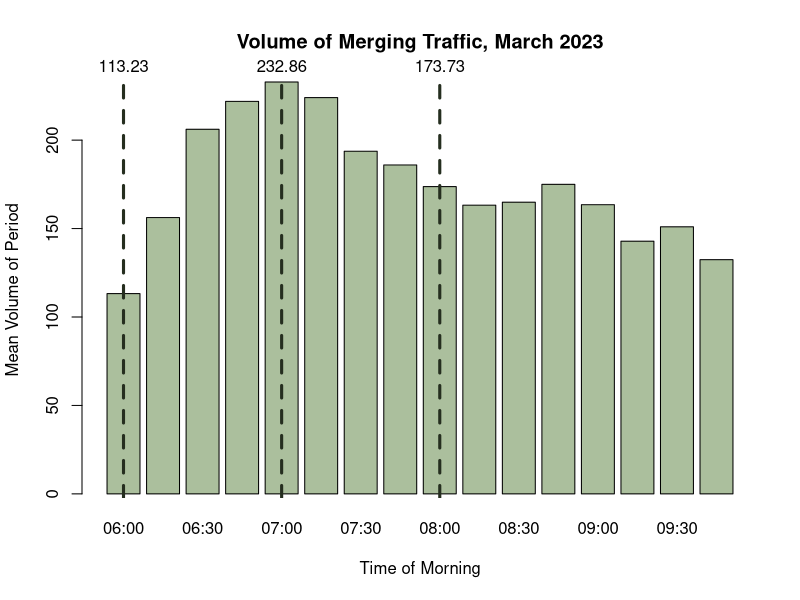
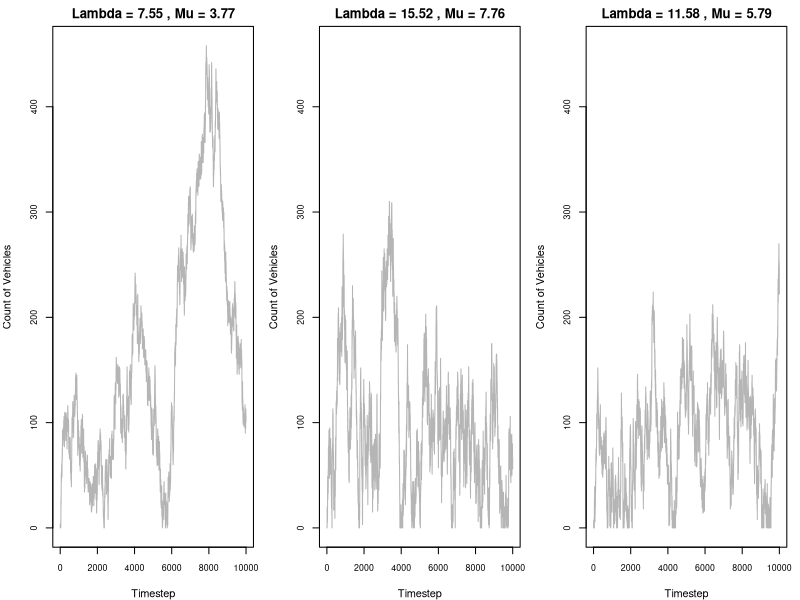
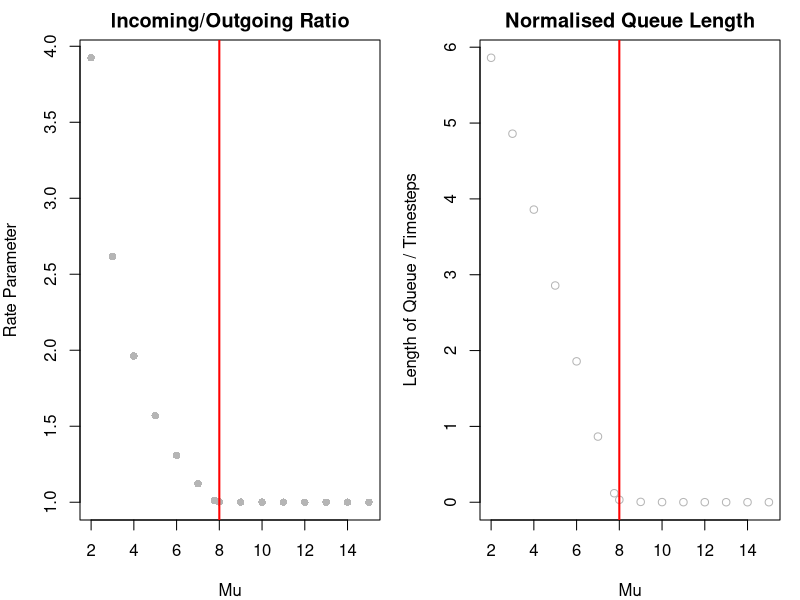
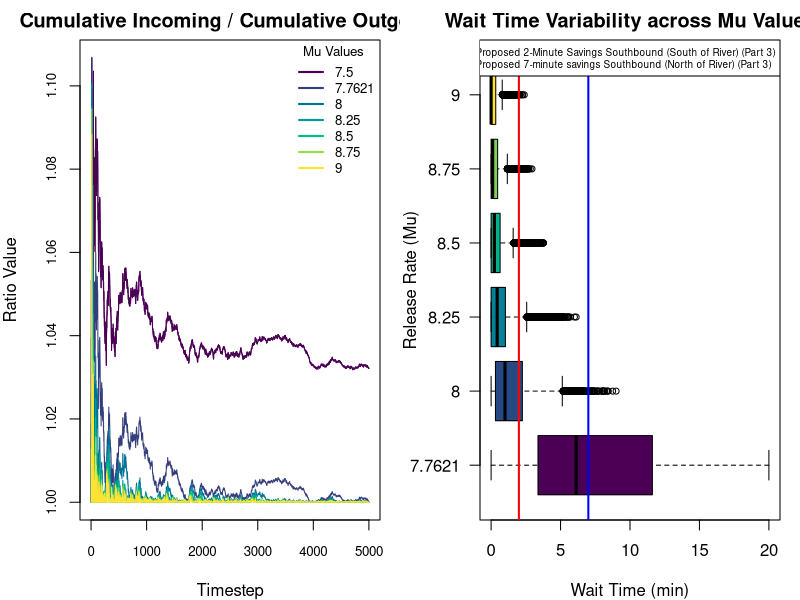
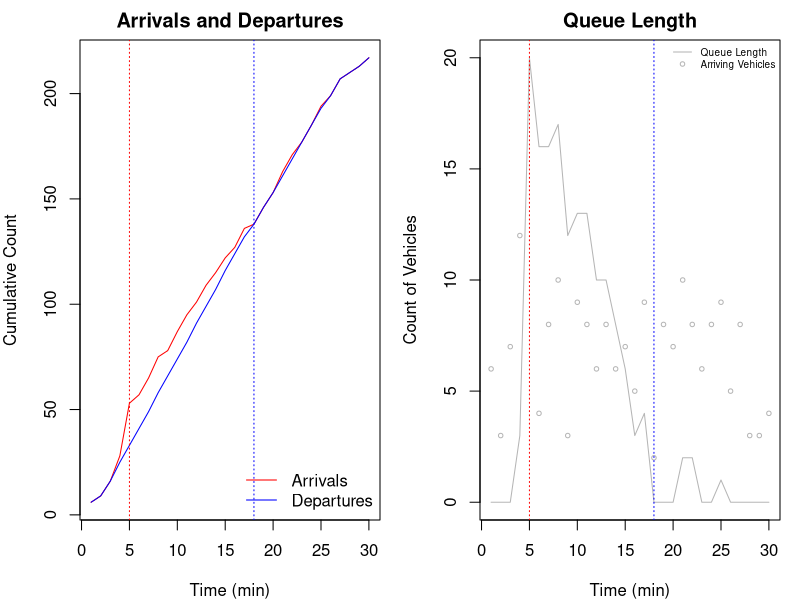
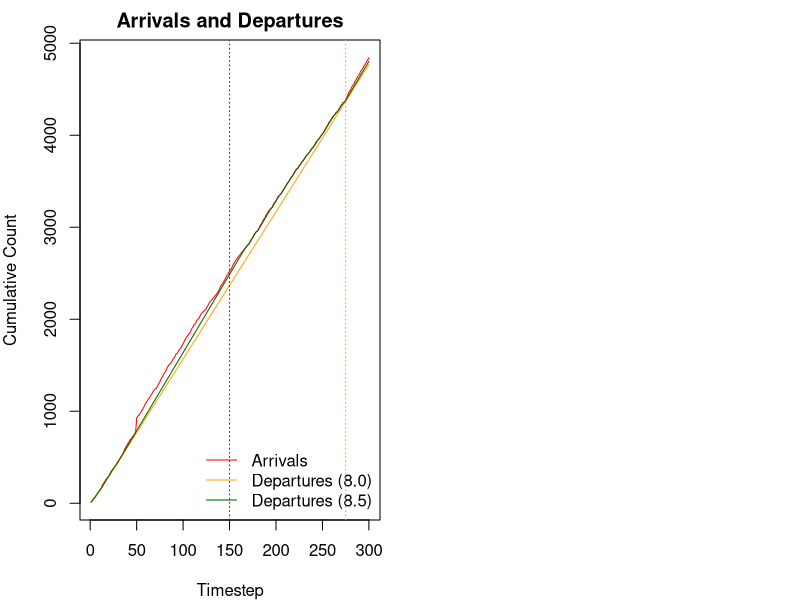
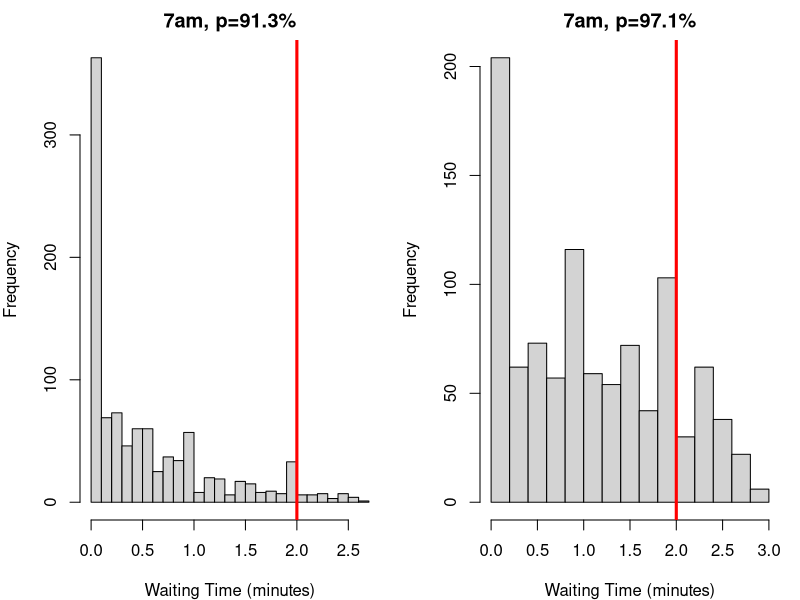

Write R code to recreate these figures, in order.
## ---- chunk 1
#| include: false

# Keep these commented as the full files were too large to upload to Github
# Importing datasets
# raw23 <- read.csv("2023-03.csv")
# raw25 <- read.csv("2025-03.csv")

# Filtering for on-ramp segment
# ramp25 <- raw25[raw25$MLinkID == 5725, ]
# ramp23 <- raw23[raw23$MLinkID == 5725, ]

# Filtering for the freeway segment directly following the on-ramp
# fwy25 <- raw25[raw25$MLinkID == 183, ]
# fwy23 <- raw23[raw23$MLinkID == 183, ]

# Simplified import commands
ramp25 <- read.csv("ramp25.csv")
ramp23 <- read.csv("ramp23.csv")

fwy25 <- read.csv("fwy25.csv")
fwy23 <- read.csv("fwy23.csv")

lch25 <- read.csv("lch25.csv")
lch23 <- read.csv("lch23.csv")

# if you want everything to use the new leach highway variables, reassign them to ramp25/ramp23 because every function uses thse ones
## ---- chunk 2
#| include: false

library(lubridate)

# Converting datetime strings to date objects
ramp23$Date.Time.AWST <- ymd_hm(ramp23$Date.Time.AWST)

# Adding day of the week column (1=sunday, 7=saturday)
ramp23$Weekday <- wday(ramp23$Date.Time.AWST)

# Adding hour of the day column
ramp23$Hour <- hour(ramp23$Date.Time.AWST)

# Adding 15-min segment identifier of column
ramp23$Period <- format(ramp23$Date.Time.AWST, "%H:%M")

# Removing weekends
ramp23.wk <- ramp23[ramp23$Weekday %in% c(2, 3, 4, 5, 6), ]

# Filtering for only the morning peak (6am-10am)
ramp23.pk.wk <- ramp23.wk[6 <= ramp23.wk$Hour & ramp23.wk$Hour < 10, ]

# Removing public holidays (March 6 is the onyl date - Labour Day)
ramp23.pk.wk <- ramp23.pk.wk[date(ramp23.pk.wk$Date.Time.AWST) != "2023-03-06", ]
## ---- chunk 3
head(ramp23[, c(-6, -7, -8, -9, -10)])
## ---- chunk 4
#| include: false

smeans <- aggregate(Volume ~ Period, 
                           data = ramp23.pk.wk, 
                           FUN = mean)

# getting max volume
smax <- max(smeans$Volume)
maxindex <- which(smeans$Volume == smax)

# getting mean volume
smean <- mean(smeans$Volume)

# getting min volume
smin <- min(smeans$Volume)
minindex <- which(smeans$Volume == smin)
## ---- chunk 5
#| echo: false

bp <- barplot(smeans$Volume, names.arg = smeans$Period, col="#abbf9d", xlab = "Time of Morning", ylab = "Mean Volume of Period", main="Volume of Merging Traffic, March 2023")

abline(v = bp[1], col = "#252e1f", lwd = 3, lty = 2)
text(x = bp[1], y = smax, labels = round(smeans$Volume[1], 2), pos = 3, xpd = TRUE)

abline(v = bp[5], col = "#252e1f", lwd = 3, lty = 2)
text(x = bp[5], y = smax, labels = round(smeans$Volume[5], 2), pos = 3, xpd = TRUE)

abline(v = bp[9], col = "#252e1f", lwd = 3, lty = 2)
text(x = bp[9], y = smax, labels = round(smeans$Volume[9], 2), pos = 3, xpd = TRUE)
## ---- chunk 6
#| echo: false
smu6  <- mean(ramp23.pk.wk[ramp23.pk.wk$Period == "06:00", 4])
svar6 <- var(ramp23.pk.wk[ramp23.pk.wk$Period == "06:00", 4])

data.frame (
  Mean = smu6,
  Variance = svar6,
  row.names = c("6am (min)")
)
## ---- chunk 7
#| include: false
ssize6 <- (smu6^2) / (svar6 - smu6)
## ---- chunk 8
sim1 <- rnbinom(10000, size = ssize6, mu = smu6)
sim2 <- rpois(10000, lambda = smu6)
data.frame (
  Mean = c(smu6, mean(sim1), mean(sim2)),
  Variance = c(svar6, var(sim1), mean(sim2)),
  row.names = c("Dataset", "NBinom Sim", "Poisson Sim  ")
)
## ---- chunk 9
#| echo: false
data.frame(
  Mean = smu6 / 15,
  Variance = svar6 / 15^2,
  Size = ((smu6/15)^2) / ((svar6/(15^2)) - smu6/15),
  row.names = c("Vehicles/min")
  )
## ---- chunk 10
#| echo: false

data.frame(
  Mean = c(smu6, smu6/15, smu6/15),
  Size = c(ssize6, ((smu6/15)^2) / ((svar6/(15^2)) - smu6/15), ssize6/15),
  row.names = c("Vehicles/15min", "Vehicles/min (Method 1)", "Vehicles/min (Method 2)")
)
## ---- chunk 11
#| include: false

# 6am models
# leave as the same

# 7am models
smu7  <- mean(ramp23.pk.wk[ramp23.pk.wk$Period == "07:00", 4])
svar7 <- var(ramp23.pk.wk[ramp23.pk.wk$Period == "07:00", 4])
ssize7 <- ((smu7^2) / (svar7 - smu7))

# 8am models
smu8  <- mean(ramp23.pk.wk[ramp23.pk.wk$Period == "08:00", 4])
svar8 <- var(ramp23.pk.wk[ramp23.pk.wk$Period == "08:00", 4])
ssize8 <- ((smu8^2) / (svar8 - smu8))

# update to vehicles / 15 minute
# we no longer use variance! DO NOT TOUCHHHH VARIANCE
smu6 <- smu6 / 15
ssize6 <- ssize6 / 15

smu7 <- smu7 / 15
ssize7 <- ssize7 / 15

smu8 <- smu8 / 15
ssize8 <- ssize8 / 15
## ---- chunk 12
#| echo: false

data.frame(
  Mean = c(smu6, smu7, smu8),
  Size = c(ssize6, ssize7, ssize8),
  row.names = c("6am (min)", "7am (max)", "8am (mean)")
)
## ---- chunk 13
onRampSimulation <- function(steps, alambda, asize, rmu, c) {
  set.seed(1234)
  
  queue <- c() # storage for vehicles currently in queue
  incoming <- numeric(steps) # track count of vehicles arrived
  outgoing <- numeric(steps) # track count of vehicles released
  
  wlength <- numeric(steps) # track length of queue in each timestep
  wtimesavg <- numeric(steps) # track AVERAGE waiting times of vehicles released in a timestep
  wtimesall <- c() # track INDIVIDUAL waiting times of vehicles released in a timestep
  
  # need to incorporate a carry because vehicles are individisble.
  # if the release rate is fractional,
  # we can 'pass' off the next vehicle to the following timestep
  carry <- 0

  for (i in 1:steps) {
    # calculate arrivals
    arate <- rnbinom(1, size=asize, mu=alambda)
    
    queue <- c(queue, rep(i, arate))
    incoming[i] <- arate
    
    # calculate departures
    fracrrate <- rmu * c + carry
    rrate <- floor(fracrrate)
    carry <- fracrrate - rrate
    
    released <- min(length(queue), rrate)
  
    outgoing[i] <- released
    
    # release cars and track wait times
    if (released > 0) {
      rtimes <- i - queue[1:released]
      wtimesavg[i] <- mean(rtimes)
      wtimesall <- c(wtimesall, rtimes)
      queue <- queue[-(1:released)]
    } else {
      wtimesavg[i] <- 0 
    }
    
    wlength[i] <- length(queue)
  }
  
  return(list(
    incoming = incoming,
    outgoing = outgoing,
    wtimesavg = wtimesavg,
    wtimesall = wtimesall,
    wlength = wlength)
    )
}
## ---- chunk 14
#| include: false

# easy method to run mutliple simulations
runMultiSims <- function(steps, alambdas, asizes, rmus, c){
  if (length(rmus) != length(alambdas) || length(alambdas) != length(asizes))
    stop("Must have an equal count for each parameter.")
  
  sims <- list()

  for (i in seq_along(rmus)) {
    sims[[i]] <- onRampSimulation(
      steps = steps, 
      alambda = alambdas[i],
      asize = asizes[i],
      rmu = rmus[i], 
      c = c
    )
  }
  
  maxlength <- 0
  for (sim in sims) {
    maxlength <- max(sim$wlength, maxlength)
  }
  
  data <- list(
    sims = sims,
    maxlength = maxlength
  )
  
  return(data)
}
## ---- chunk 15
#| echo: false

c <- 2

rmu6 <- smu6/c
rmu7 <- smu7/c
rmu8 <- smu8/c

data.frame(
  Best = c(smu6, rmu6),
  Worst = c(smu7, rmu7),
  Average = c(smu8, rmu8),
  row.names = c("Mean Arrival Rate", "Departure Rate")
)
## ---- chunk 16
#| echo: false
alambdas <- c(smu6, smu7, smu8)
asizes <- c(ssize6, ssize7, ssize8)
rmus <- c(rmu6, rmu7, rmu8)

sims <- runMultiSims(10000, alambdas, asizes, rmus, 2)
maxqueue <- sims$maxlength
sims <- sims$sims # can just rassign

par(mfrow=c(1, length(rmus)), mar=c(4, 4, 2, 1))

for (i in seq_along(rmus)) {
  plot(
    sims[[i]]$wlength,
    type = "l",
    xlab = "Timestep",
    ylab = "Count of Vehicles",
    ylim = c(0, maxqueue),
    cex.axis = 0.8,
    col = "#b5b5b5",
    main = paste("Lambda =", round(alambdas[i], 2), ", Mu =", round(rmus[i], 2))
  )
}

paste("Maximum length:", maxqueue)

## ---- chunk 17
#| echo: false

steps <- 1000
rmus <- seq(2, 15)
rmus <- c(rmus, rmu7)
count <- length(rmus)
c <- 2

sims <- runMultiSims(steps, rep(smu7, count), rep(ssize7, count), rmus, c)
# inoutrate <- sapply(sims$sims, function(x) mean(x$incoming/x$outgoing))
inoutrate <- sapply(sims$sims, function(x) sum(x$incoming)/sum(x$outgoing))
meanlength <- sapply(sims$sims, function(x) mean(x$wlength)/steps) # /steps to normalise

par(mfrow=c(1, 2))
plot(rmus, inoutrate, main="Incoming/Outgoing Ratio", ylab="Rate Parameter", xlab="Mu", pch=16, col="#b5b5b5")
abline(v=8, col="red", lwd = 2)
plot(rmus, meanlength, col="#b5b5b5", main="Normalised Queue Length", ylab="Length of Queue / Timesteps", xlab="Mu")
abline(v=8, col="red", lwd = 2)

paste("Recall that the incoming rate is", round(smu7, 2), "with a critical Mu of", round(rmu7, 2))
## ---- chunk 18
slope <- lm(meanlength[rmus < 8] ~ rmus[rmus < 8], )
summary(slope)
## ---- chunk 19
#| echo: false

steps <- 5000
rmus <- c(7.5, round(rmu7, 4), seq(8, 9, 0.25))
count <- length(rmus)
c <- 2

# can delete shite above
cols <- hcl.colors(length(rmus), "Viridis")

sims <- runMultiSims(steps, rep(smu7, count), rep(ssize7, count), rmus, c)$sims

plot(
    cumsum(sims[[1]]$incoming) / cumsum(sims[[1]]$outgoing),
    type = "l",
    xlab = "Timestep",
    ylab = "Ratio Value",
    cex.axis = 0.8,
    col = cols[1],
    main = "Cumulative Incoming / Cumulative Outgoing"
  )

# need to replot 1 so it shows ontop
for (i in seq_along(rmus)) {
  lines(
    cumsum(sims[[i]]$incoming) / cumsum(sims[[i]]$outgoing),
    col=cols[i]
    )
}

legend("topright", legend = rmus, col = cols, lty = 1, lwd = 2, title = "Mu Values", bty = "n", cex = 0.8)
## ---- chunk 20
#| echo: false

# use sims from above

rmus <- rmus[-1]
sims <- sims[-1]

plotlist <- lapply(sims, function(x) x$wtimesavg)
names(plotlist) <- rmus

boxplot(plotlist, 
        horizontal=TRUE, 
        las=1,
        col=hcl.colors(length(rmus), "Viridis"),
        xlab="Wait Time (min)", 
        ylab="Release Rate (Mu)",
        main="Wait Time Variability across Mu Values",
        outline=TRUE,
        cex=0.8
        )
abline(v=2, col='RED', lw = 2)
abline(v=7, col="BLUE", lw = 2)
legend("topright", 
       legend = c("Proposed 2-Minute Savings Southbound (South of River) (Part 3)", "Proposed 7-minute savings Southbound (North of River) (Part 3)"), 
       col = c("red","blue"),
       lty = 1, 
       lwd = 2,
       cex =0.6
       )
## ---- chunk 21
summary(plotlist$"8")
## ---- chunk 22
lower <- smu7 / (c * 8.5)
upper <- smu7 / (c * 8.0)
paste("Utilisation rates")
c(lower, upper)
## ---- chunk 23
summary(plotlist$"8.5") # 91.3% utilisation
summary(plotlist$"8") #97.0% utilisation
## ---- chunk 24
#| include: false

# FOR THE SIMULATION BELOW
# alambda refers to TOTAL arrival rate /min
# asize refers to dispersion parameter
# rmu refers to PER LANE departure rate /min

# CHANGES
# defaults to 2 lanes
# threshold : the length of queue (count) before a 3rd temp lane is opened
# injection: a vector c(count of vehicles to inject, timestep of injection)
# shift: a vector c(new alambda, new asize, timestep to switch to new model)

onRampTransientSimulation <- function(steps, alambda, asize, rmu, 
                                      injection = c(0, 0), 
                                      shift = c(0, 0, 0), 
                                      threshold = Inf) {
  set.seed(1234)
  
  queue <- c() # storage for vehicles currently in queue
  incoming <- numeric(steps) # track count of vehicles arrived
  outgoing <- numeric(steps) # track count of vehicles released
  
  wlength <- numeric(steps) # track length of queue in each timestep
  wtimesavg <- numeric(steps) # track AVERAGE waiting times of vehicles released in a timestep
  wtimesall <- c() # track INDIVIDUAL waiting times of vehicles released in a timestep
  
  carry <- 0

  for (i in 1:steps) {
    # control temporary lane
    c <- 2 # defaults to 2 lanes if below threshold
    if ((i != 1) && (wlength[i-1] > threshold)) {
      c <- 3
    }
    
    # control model shift
    if(i == shift[3]) {
      alambda <- shift[1]
      asize <- shift[2]
    }
    
    # calculate arrivals
    arate <- rnbinom(1, size=asize, mu=alambda)
    # control vehicle injection
    if(i == injection[2]) {
      arate <- arate + injection[1]
    }
    queue <- c(queue, rep(i, arate))
    incoming[i] <- arate

    # calculate departures
    # rrate <- sum(rpois(c, lambda=rmu)) # poisson = bad
    fracrrate <- rmu * c + carry
    rrate <- floor(fracrrate)
    carry <- fracrrate - rrate
    
    released <- min(length(queue), rrate)
    
    
    outgoing[i] <- released
    
    # release cars and track wait times
    if (released > 0) {
      rtimes <- i - queue[1:released]
      wtimesavg[i] <- mean(rtimes)
      wtimesall <- c(wtimesall, rtimes)
      queue <- queue[-(1:released)]
    } else {
      wtimesavg[i] <- 0 
    }
    
    wlength[i] <- length(queue)
  }
  
  return(list(
    incoming = incoming,
    outgoing = outgoing,
    wtimesavg = wtimesavg,
    wtimesall = wtimesall,
    wlength = wlength)
    )
}
## ---- chunk 25
sim <- onRampTransientSimulation(30, smu6, ssize6, rmu6/0.913,
                          injection = c(20, 5))
## ---- chunk 26
#| echo: false

par(mfrow = c(1, 2))
plot(cumsum(sim$incoming), type="l", lty=1, col="red", xlab="Time (min)", ylab="Cumulative Count", main="Arrivals and Departures")
lines(cumsum(sim$outgoing), type="l", col="blue")
legend("bottomright", legend=c("Arrivals", "Departures"), col=c("red", "blue"), lty=1, bty="n")
abline(v=5, col="red", lty=3)
abline(v=18, col="blue", lty=3)

plot(sim$wlength, type="l", main="Queue Length", xlab="Time (min)", ylab="Count of Vehicles", col="#b5b5b5")
points(sim$incoming, cex = 0.6, col="#b5b5b5")
legend("topright", legend=c("Queue Length", "Arriving Vehicles"), col="#b5b5b5", lty=c(1, 0), pch=c(NA, 1), bty="n", cex=0.6)
abline(v=5, col="red", lty=3)
abline(v=18, col="blue", lty=3)
## ---- chunk 27
summary(sim$wtimesavg)
## ---- chunk 28
set.seed(1234)
slug <- sum(rnbinom(10, size=ssize7, mu=smu7)) # 10 minutes, 7am parameters
slug
## ---- chunk 29
#| echo: false

sim1 <- onRampTransientSimulation(300, smu7, ssize7, 8, # 97.1% utilisation
                          injection = c(slug, 50), # _ vehicles, timestep 50
)
sim2 <- onRampTransientSimulation(300, smu7, ssize7, 8.5, #91.3$ utilisation
                          injection = c(slug, 50), # _ vehicles, timestep 50
)

plot(cumsum(sim1$incoming), type="l", lty=1, col="red", xlab="Timestep", ylab="Cumulative Count", main="Arrivals and Departures")
lines(cumsum(sim1$outgoing), type="l", col="orange")
lines(cumsum(sim2$outgoing), type="l", col="darkgreen")

legend("bottomright", legend=c("Arrivals", "Departures (8.0)", "Departures (8.5)"), col=c("red", "orange", "darkgreen"), lty=1, bty="n")
abline(v=150, col="darkgreen", lty=3)
abline(v=275, col="orange", lty=3)
## ---- chunk 30
summary(sim2$wtimesavg) # 91.3% utilisation
summary(sim1$wtimesavg) # 97.1% utiisation
## ---- chunk 31
threshold <- 67 * 0.7 # open temp lane at 70% capacity

par(mfrow = c(1, 2))
# testing 91.3% utilisation
sim88 <- onRampTransientSimulation(1000, smu7, ssize7, rmu7 / 0.913,
                                   threshold = threshold)
hist(sim88$wtimesavg, main = "7am, p=91.3%", xlab="Waiting Time (minutes)", breaks = 20)
abline(v = 2, lwd = 3, col="red")

# testing 97.1% utilisation
sim94 <- onRampTransientSimulation(1000, smu7, ssize7, rmu7 / 0.971,
                                   threshold = threshold)
hist(sim94$wtimesavg, main = "7am, p=97.1%", xlab="Waiting Time (minutes)", breaks = 20)
abline(v = 2, lwd = 3, col="red")

# Confirming spillback has not occured (<67)
max(sim88$wlength)
max(sim94$wlength)
## ---- chunk 32
#| include: false

# using 91.3% utilisation rate
prop.test(x = sum(sim88$wtimesavg > 2), 
          n = length(sim88$wtimesavg), 
          p = 0.1, 
          alternative = "greater", 
          conf.level = 0.95)

# using 97.1% utilisation rate
prop.test(x = sum(sim94$wtimesavg > 2), 
          n = length(sim94$wtimesavg), 
          p = 0.1, 
          alternative = "greater", 
          conf.level = 0.95)
## ---- chunk 33
#| echo: false

data.frame(
  P_Value = c("1.00", "6.763e-10"),
  Proportion = c("0.034", "0.158"),
  row.names = c("91.3% Utilisation", "97.1% Utilisation")
)
## ---- chunk 34
summary(sim94$wtimesavg)
mean(sim94$wtimesavg < 2)
